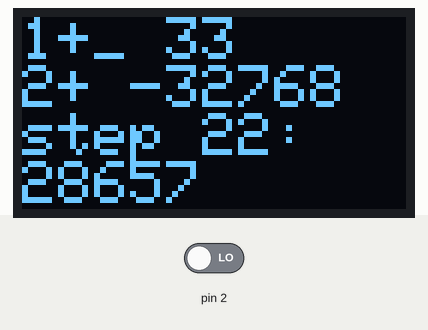
Bench run of a sketch on a simulated Arduino Uno, built with avr-gcc and run on an emulated ATmega328P. Shown: 128×64 one-colour display. Inputs (shaded band) come from the test bench; at power-on: pin 2 LOW.

Above: at 1.2 s.
1.3 s: pin 2 driven HIGH
At 2.3 s:
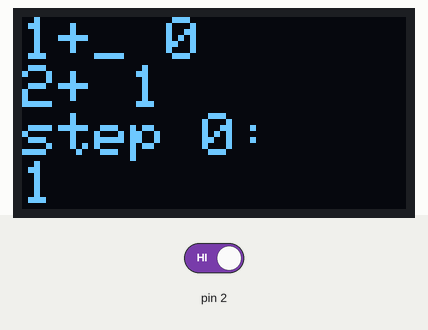
2.8 s: pin 2 driven LOW
At 3.33 s:
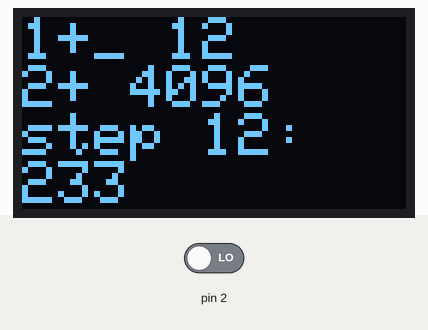
Timing chart, 0 to 5.8 s (numbered marks = the images above; inputs shaded):
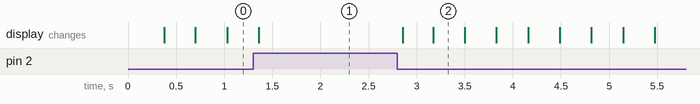

The sketch:

sketch_artbot__2016-04-26_b.ino
```cpp
#include <Wire.h>    // these are all the libraries we need for working with our screen.
#include <SPI.h>
#include <Adafruit_SSD1306.h>
#include <Adafruit_GFX.h>

#define OLED_RESET 4                  // here we get the screen ready for sending instructions to using the libraries above
Adafruit_SSD1306 display(OLED_RESET);

int x = 0;  // this is an important new step - here we are making a container called X to put a number in.
int y = 1;
//int z = 0;
//bool yMax = false;
unsigned int a = 0;
unsigned int b = 1;
unsigned int c = 0;
unsigned int d = 0;
// char status = '';
//this is a container that can only fit integers inside of it - an integer is a whole number (the ones we count with)
//this container is called a variable. Variables are central to maths and computing.

void setup() {

  display.begin(SSD1306_SWITCHCAPVCC, 0x3C);  // tell the Arduino that our little OLED screen is 128 x 64 pixels
  display.clearDisplay();
  display.setTextColor(WHITE);


}

void loop() {
  display.setCursor(0,0);  // this moves our cursor right back to the top left pixel.. we should talk about this.
  display.clearDisplay();  // we need to clear our screen ever time we want to draw something new on it - other wise it will just write on top of what was there.
  display.setTextSize(1);  // this sets the text size for anything below this point - see what happens when you chnage it.
//  display.println("Enter via the Polygon Door!");
//  display.println("");
  display.setTextSize(2); // this sets the text size for anyhting below this point - see what happens when you chnage it.
  if ( digitalRead(2) == HIGH ) {
    x = 0;
    y = 1;
//    z = 0;
    a = 0;
    b = 1;
    c = 0;
    d = 0;
  }
  if ( x < 23) {
    c = a + b;
    a = b;
    b = c;
//    status = ' - Max';
    d = x;
  }
  display.print("1+_ ");
  display.print(x); // this prints the variable that we set at the top to our displays memory.... the container called X that onlyy fits integrers (numbers);
  display.println("");
  display.print("2+ ");
  display.print(y);
  display.println("");
//  display.print("3 + : ");
//  display.print(z);
//  display.print(status);
//  display.println("");
  display.print("step ");
  display.print(d);
  display.println(": ");
  display.print(a);

  display.display(); // this prints whats in the displays memory to the screen
  x = x + 1;  // this adds one to X every time we run through the 'loop'
  if ( y * 2 > 0) {
    y = y * 2;  // this adds one to y every time we run through the 'loop'
  }
//  z = z + 3;  // this adds one to z every time we run through the 'loop'
//  delay(100);
}
```

Measured:
- after the input at 2.8 s, the display: first changes after 0.06 s (image 2 shows a later state)
